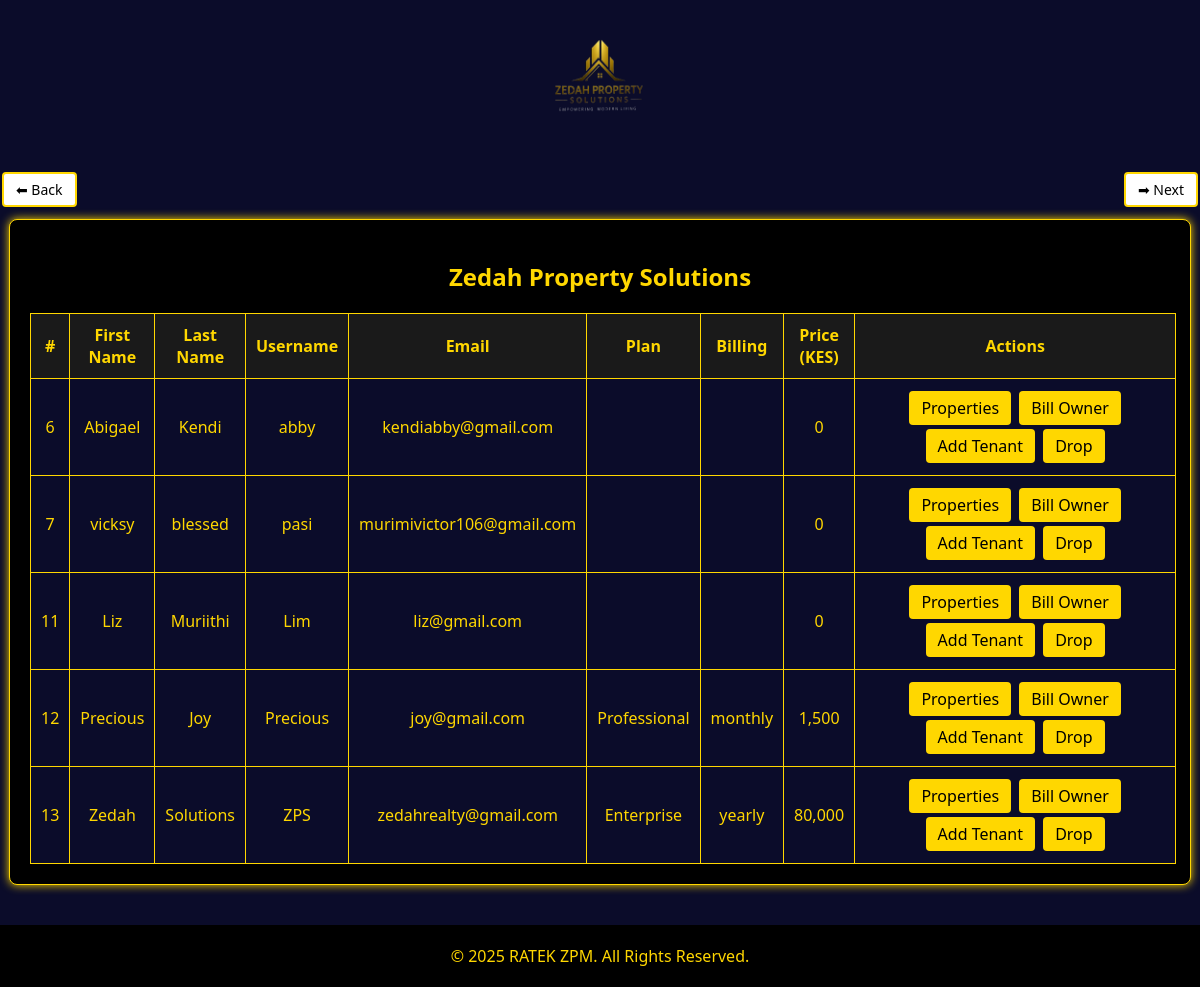
The page /ViewPropertyOwner.php on the database its author committed.
### tables this page shows
CREATE TABLE `landlords` (
  `id` int(11) NOT NULL,
  `first_name` varchar(50) NOT NULL,
  `second_name` varchar(50) NOT NULL,
  `username` varchar(50) NOT NULL,
  `email` varchar(100) NOT NULL,
  `password` varchar(255) NOT NULL,
  `created_at` timestamp NOT NULL DEFAULT current_timestamp(),
  `plan` varchar(50) NOT NULL,
  `billing` varchar(20) NOT NULL,
  `price` int(11) NOT NULL
);

### ViewPropertyOwner.php (the view, shortened to what this page needs)
<?php
$host = "localhost";
$user = "root";
$password = "";
$database = "housing";
$conn = new mysqli($host, $user, $password, $database);
$result = $conn->query("SELECT * FROM landlords ORDER BY id ASC");
?>
<!DOCTYPE html>
<html lang="en">
<head>
</head>
<body>
  <header>
    <img src="logo.png" alt="Zedah Logo" />
  </header>
  <div class="nav">
    <a href="ownerlogin.html">⬅ Back</a>
    <a href="ownerlogin.html">➡ Next</a>
  </div>
  <div class="container">
    <h2 style="text-align:center;">Zedah Property Solutions</h2>
    <table>
      <tr>
        <th>#</th>
        <th>First Name</th>
        <th>Last Name</th>
        <th>Username</th>
        <th>Email</th>
        <th>Plan</th>
        <th>Billing</th>
        <th>Price (KES)</th>
        <th class="actions-col">Actions</th>
      </tr>
      <?php if ($result->num_rows > 0): ?>
        <?php while ($row = $result->fetch_assoc()): ?>
          <tr>
            <td><?= $row['id'] ?></td>
            <td><?= htmlspecialchars($row['first_name']) ?></td>
            <td><?= htmlspecialchars($row['second_name']) ?></td>
            <td><?= htmlspecialchars($row['username']) ?></td>
            <td><?= htmlspecialchars($row['email']) ?></td>
            <td><?= htmlspecialchars($row['plan']) ?></td>
            <td><?= htmlspecialchars($row['billing']) ?></td>
            <td><?= number_format($row['price']) ?></td>
            <td class="actions-col">
              <a href="viewproperties1.php?owner_id=<?= $row['id'] ?>">Properties</a>
              <a href="bill_owner.php?owner_id=<?= $row['id'] ?>">Bill Owner</a>
              <a href="add_tenant.php?owner_id=<?= $row['id'] ?>">Add Tenant</a>
              <a href="?drop_id=<?= $row['id'] ?>" onclick="return confirm('Are you sure you want to remove this owner?')">Drop</a>
            </td>
          </tr>
        <?php endwhile; ?>
      <?php else: ?>
        <tr><td colspan="9">No property owners found.</td></tr>
      <?php endif; ?>
    </table>
  </div>
  <footer>
    &copy; <?= date("Y") ?> RATEK ZPM. All Rights Reserved.
  </footer>
</body>
</html>

### ViewPropertyOwner.php (style rules this page uses)
body { margin: 0; font-family: 'Segoe UI', sans-serif; background-color: #0b0c2a; color: gold; display: flex; flex-direction: column; align-items: center; }
header img { width: 120px; margin: 20px auto; display: block; }
.container { width: 95%; max-width: 1200px; background-color: #000; border: 1px solid gold; padding: 20px; border-radius: 8px; box-shadow: 0 0 10px gold; }
table { width: 100%; border-collapse: collapse; margin-top: 20px; background-color: #0b0c2a; table-layout: auto; }
th, td { border: 1px solid gold; padding: 10px; text-align: center; }
th { background-color: #1a1a1a; }
th.actions-col, td.actions-col { min-width: 300px; }
a, button { padding: 6px 12px; background-color: gold; color: #000; border: none; border-radius: 4px; cursor: pointer; text-decoration: none; margin: 2px; display: inline-block; }
footer { margin-top: 40px; padding: 20px; text-align: center; color: gold; background-color: #000; width: 100%; }
.nav { width: 100%; display: flex; justify-content: space-between; padding: 10px 30px; }
.nav a { font-size: 14px; background-color: white; border: 2px solid gold; }

### rows shown on the page
landlords: id "6", first_name "Abigael", second_name "Kendi", username "abby", email "kendiabby@gmail.com", price "0"
landlords: id "7", first_name "vicksy", second_name "blessed", username "pasi", email "murimivictor106@gmail.com", price "0"
landlords: id "11", first_name "Liz", second_name "Muriithi", username "Lim", email "liz@gmail.com", price "0"
landlords: id "12", first_name "Precious", second_name "Joy", username "Precious", email "joy@gmail.com", plan "Professional", billing "monthly", price "1,500"
landlords: id "13", first_name "Zedah", second_name "Solutions", username "ZPS", email "zedahrealty@gmail.com", plan "Enterprise", billing "yearly", price "80,000"
